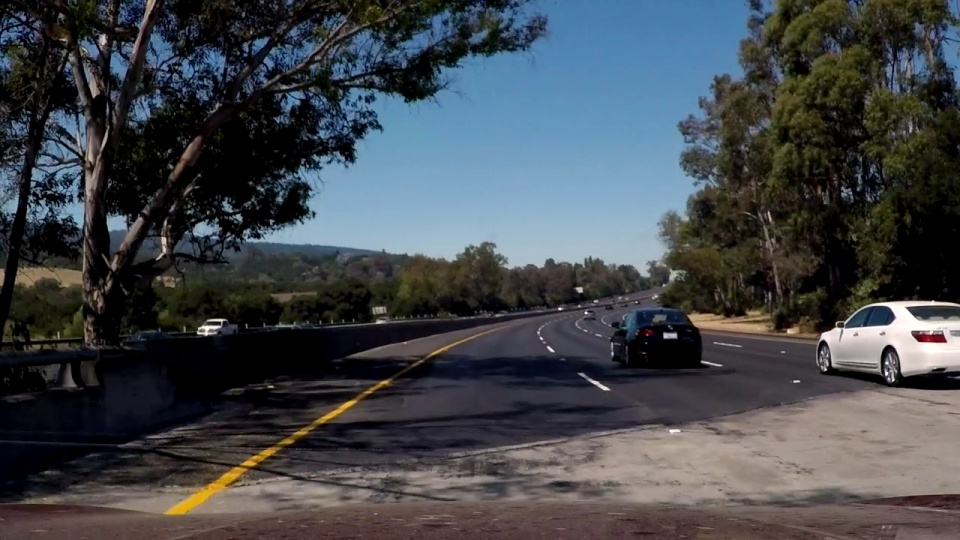
#> input picture Self-Driving/slope_test.jpg, 960 x 540 px, given in place of the camera
$ python main2.py
#> lines starting #> are read from the running program, lines starting #| are printed output that depends on the picture; after the words box and inside, x2 and y2 are one past the last pixel; in counts of white or black regions, pixels touching at a corner belong together
### Self-Driving/back/cam.py
# -*- coding: utf-8 -*- # 한글 주석쓰려면 이거 해야함
import cv2  # opencv 사용
import numpy as np
import pickle
import struct


class MyCam(object):
    """docstring for MyCam"""
    def __init__(self, width, height):
        super(MyCam, self).__init__()
        self.cap = cv2.VideoCapture(-1)
        self.result = None
        self.degree = []
        self.height = height
        self.width = width
        self.average = 0
        self.cap.set(3, self.width)
        self.cap.set(4, self.height)

    def run(self):
        image = self.cap.read()[1]
#> image is the input picture: shape (540, 960, 3); mean B, G, R 75.3, 70.7, 66.5
        gray_img = grayscale(image)  # 흑백이미지로 변환
        blur_img = gaussian_blur(gray_img, 3)  # Blur 효과
        canny_img = canny(blur_img, 40, 120)  # Canny edge 알고리즘
        vertices = np.array([[(20, self.height / 5 * 4),
                            (self.width / 3 + 20, self.height / 5),
                            (self.width / 3 * 2 - 20, self.height / 5),
                            (self.width - 20, self.height / 5 * 4)]],
                            dtype=np.int32)
        ROI_img = region_of_interest(canny_img, vertices)  # ROI 설정
        line_arr = hough_lines(ROI_img, 1, 1 * np.pi/180, 30, 10, 20)
        # 허프 변환
        temp = np.zeros((self.height, self.width, 3),
                         dtype=np.uint8)
        degree = tilting_restruction(line_arr, temp, 130, 50)
        if(degree is not None and degree != 0):
            self.degree.append(90 + degree)
        degreeSum = 0
        if(len(self.degree) >= 10):
             for i in self.degree:
                 if(i is not None):
                     degreeSum += i
                     self.average = degreeSum / len(self.degree)
                     self.degree.pop(0)
        else:
             for i in self.degree:
                 if(i is not None):
                     degreeSum += i
                     self.average = degreeSum / len(self.degree)

        print(self.average)
        self.result = weighted_img(temp, image)

    def __del__(self):
        self.cap.release()

    def isOpened(self):
        return self.cap.isOpened()

    def waitkey(self, num):
        return cv2.waitKey(num)


def grayscale(img):  # 흑백이미지로 변환
    return cv2.cvtColor(img, cv2.COLOR_RGB2GRAY)
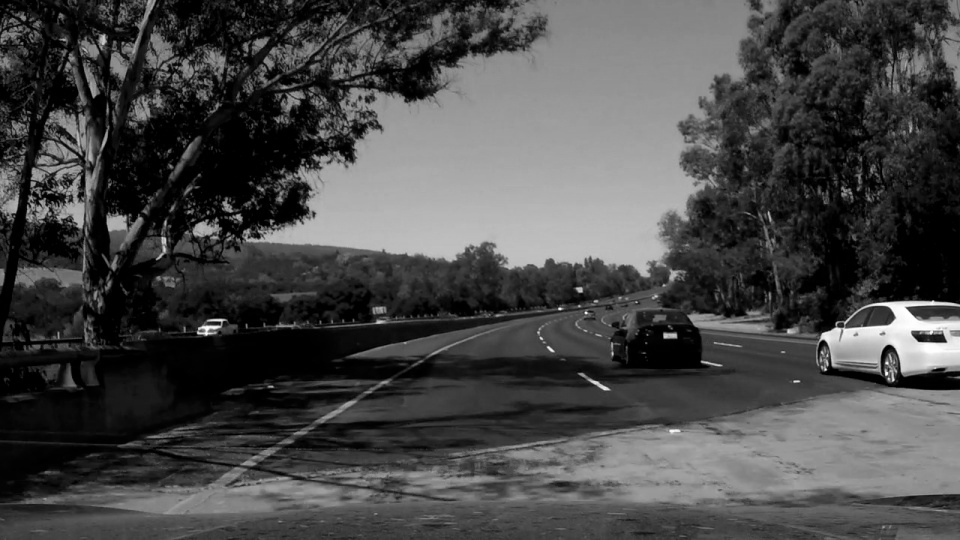
#> returned value: shape (540, 960); min 0, max 254, mean 71.6


def canny(img, low_threshold, high_threshold):  # Canny 알고리즘
#> called with low_threshold = 40, high_threshold = 120
    return cv2.Canny(img, low_threshold, high_threshold)
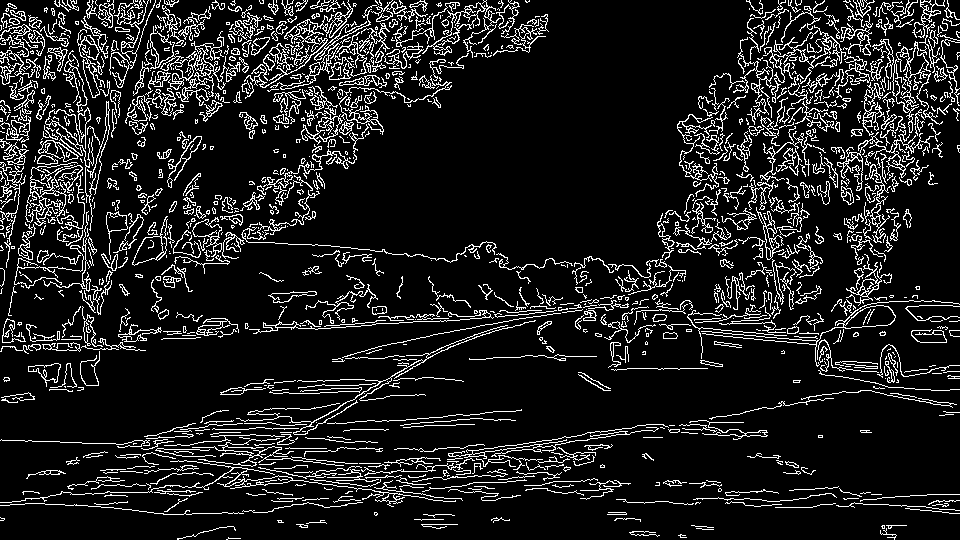
#> returned value: shape (540, 960); 11.7% white in thin lines or dots


def gaussian_blur(img, kernel_size):  # 가우시안 필터
    return cv2.GaussianBlur(img, (kernel_size, kernel_size), 0)


def region_of_interest(img, vertices, color3=(255, 255, 255), color1=255):
    # ROI 셋팅
#> called with vertices = array of shape (1, 4, 2), color3 = (255, 255, 255), color1 = 255
    mask = np.zeros_like(img)  # mask = img와 같은 크기의 빈 이미지

    if len(img.shape) > 2:  # Color 이미지(3채널)라면 :
        color = color3
    else:  # 흑백 이미지(1채널)라면 :
        color = color1

    # vertices에 정한 점들로 이뤄진 다각형부분(ROI 설정부분)을 color로 채움
    cv2.fillPoly(mask, vertices, color)
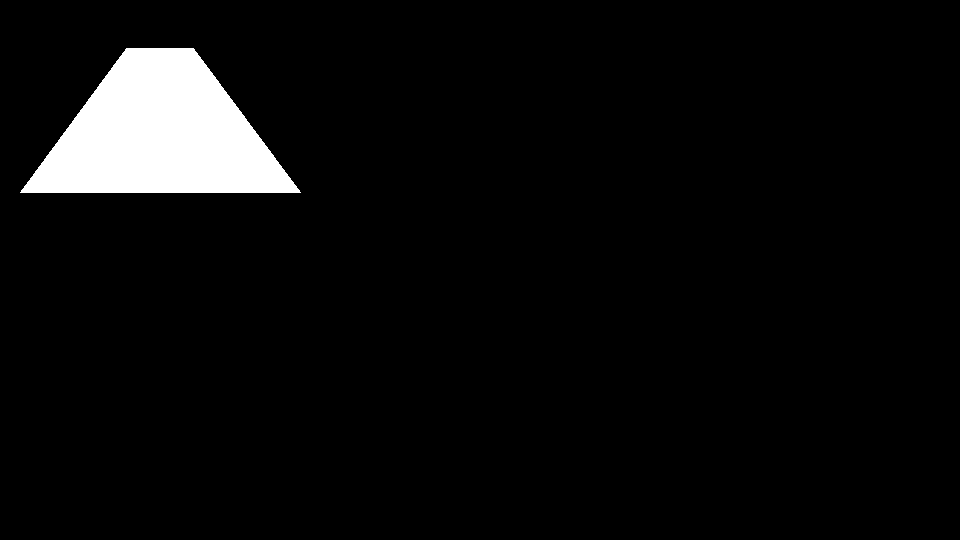
#> mask: shape (540, 960); 4.9% white; 1 white region, box (x1, y1, x2, y2) and area: (20, 48, 301, 193) 25303

    # 이미지와 color로 채워진 ROI를 합침
    ROI_image = cv2.bitwise_and(img, mask)
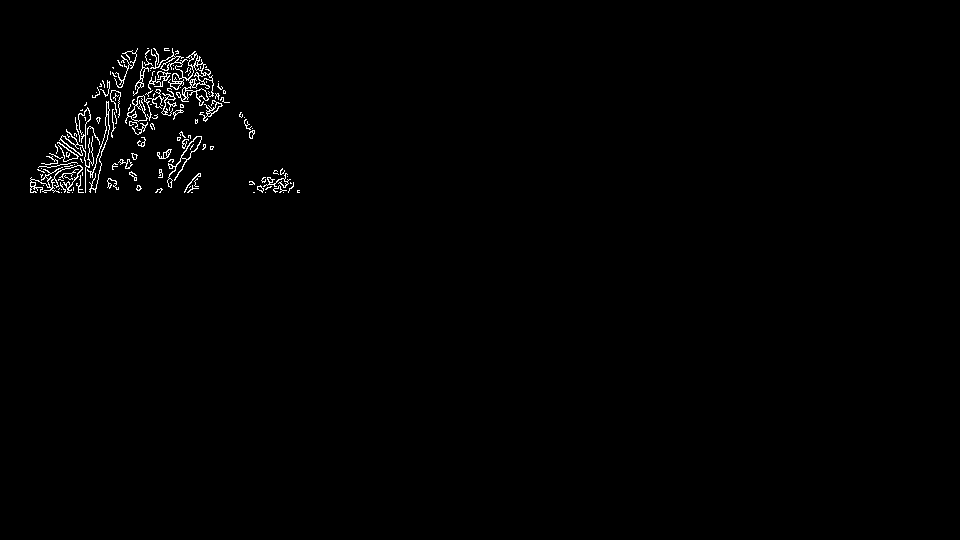
#> ROI_image: shape (540, 960); 0.84% white in thin lines or dots, all inside (x1, y1, x2, y2) = (30, 48, 300, 193)
    return ROI_image


# [4 lines left out: function draw_lines, not called in this run]


def draw_fit_line(img, lines, color=[0, 0, 255], thickness=10):
    # 대표선 그리기
    cv2.line(img, (int(lines[0]), int(lines[1])), (int(lines[2]),
             int(lines[3])), color, thickness)


def hough_lines(img, rho, theta, threshold, min_line_len, max_line_gap):
    # 허프 변환
#> called with rho = 1, theta = 0.0175, threshold = 30, min_line_len = 10, max_line_gap = 20
    lines = cv2.HoughLinesP(img, rho, theta, threshold, np.array([]),
                            minLineLength=min_line_len,
                            maxLineGap=max_line_gap)
#> lines = 86 rows, first 6: [129, 121, 196, 54], [130, 125, 205, 64], [30, 191, 172, 49], [31, 192, 202, 63], [58, 186, 189, 55], [64, 192, 178, 51]
#> in run, `line_arr = hough_lines(ROI_img, 1, 1 * np.pi/180, 30, 10, 20)`: line_arr has the same summary as lines in hough_lines
    #  line_img = np.zeros((img.shape[0], img.shape[1], 3), dtype=np.uint8)
    #  draw_lines(line_img, lines)
    return lines


def weighted_img(img, initial_img, α=1, β=1., λ=0.):  # 두 이미지 operlap 하기
    return cv2.addWeighted(initial_img, α, img, β, λ)


def get_fitline(img, f_lines):  # 대표선 구하기
    lines = np.squeeze(f_lines)
    if len(lines.shape) > 1:
        lines = lines.reshape(lines.shape[0]*2, 2)
        height, width = img.shape[:2]
        output = cv2.fitLine(lines, cv2.DIST_L2, 0, 0.01, 0.01)
        vx, vy, x, y = output[0], output[1], output[2], output[3]
        if not np.isnan(vx):
            x1 = int(((height-1)-y)/vy*vx + x)
            y1 = height-1
            x2 = int(((height/2+50)-y)/vy*vx + x)
            y2 = int(height/2+50)
            result = [x1, y1, x2, y2]
            return result


def get_interpoint(x1, x2, x3, x4):
    if(x1 is None or x2 is None or x3 is None or x4 is None):
        return None
    # 두 점을 지나는 직선 끼리의 교점을 찾는 함수.
    # 평행 여부 확인
    parallel1 = (x1[0] == x2[0])
    parallel2 = (x3[0] == x4[0])
    # result init
    result = [-1, -1]

    # 직선 1이 y축에 평행한 경우
    if(parallel1):
        sameValue1 = x1[0]
    else:
        increase1 = (x2[1] - x1[1])/(x2[0] - x1[0])  # 직선 1의 기울기
        constant1 = x1[1] - increase1 * x1[0]  # 직선 1의 y절편

    # 직선 2가 y축에 평행한 경우
    if(parallel2):
        sameValue2 = x3[0]
    else:
        increase2 = (x4[1] - x3[1])/(x4[0] - x3[0])  # 직선 2의 기울기
        constant2 = x3[1] - increase2 * x3[0]  # 직선 2의 y절편

    # 두 직선이 평행한 경우 교점 없음. return None
    if(parallel1 and parallel2):
        return None

    # 직선 1이 y축에 평행한 경우 직선 1의 직선 위에 교점의 x값이 존재.
    # 직선 2의 y = ax + b 함수에 x값을 넣어 y값을 구함.
    if(parallel1):
        result = [sameValue1, increase2 * sameValue1 + constant2]
    # 직선 2가 y축에 평행한 경우 직선 2의 직선 위에 교점의 x값이 존재.
    # 직선 1의 y = ax + b 함수에 x값을 넣어 y값을 구함.
    elif(parallel2):
        result = [sameValue2, increase1 * sameValue2 + constant1]
    # y축에 평행한 직선이 없는 경우
    # x = -(b1 - b2)/(a1 - a2) 를 이용하여 x를 구하고 직선 1에 x값을 대입하여 y를 구함.
    else:
        result[0] = -(constant1 - constant2)/(increase1 - increase2)
        result[1] = increase1 * result[0] + constant1
    return result


def tilting_restruction(line_arr, img, horizontal_slope, vertical_slope):
#> called with line_arr = array of shape (86, 1, 4), horizontal_slope = 130, vertical_slope = 50
    if line_arr is not None:
        line_arrsq = np.squeeze(line_arr)  # 기울기 구하기
#> line_arrsq has the same summary as lines in hough_lines
        if(len(line_arrsq.shape) > 1):
            slope_degree = (np.arctan2(line_arrsq[:, 1] - line_arrsq[:, 3],
                                       line_arrsq[:, 0] - line_arrsq[:, 2])
                            * 180) / np.pi
#> slope_degree = 86 values, max 180 at index 59, min -177.1 at index 83, mean 63.31
            # 수평 기울기 제한
            line_arrsq = line_arrsq[np.abs(slope_degree) <
                                    horizontal_slope]
#> line_arrsq = 20 rows, first 6: [64, 192, 178, 51], [85, 192, 85, 104], [160, 188, 225, 92], [100, 170, 110, 71], [51, 189, 165, 48], [90, 192, 132, 53]
            slope_degree = slope_degree[np.abs(slope_degree) <
                                        horizontal_slope]
#> slope_degree = 20 values, max 129 at index 19, min -114.9 at index 15, mean 83.95
            # 수직 기울기 제한
            line_arrsq = line_arrsq[np.abs(slope_degree) >
                                    vertical_slope]
            slope_degree = slope_degree[np.abs(slope_degree) >
                                        vertical_slope]
            # 필터링된 직선 버리기
            L_lines = line_arrsq[(slope_degree > 0), :]
#> L_lines = 17 rows, first 6: [64, 192, 178, 51], [85, 192, 85, 104], [160, 188, 225, 92], [100, 170, 110, 71], [51, 189, 165, 48], [90, 192, 132, 53]
            R_lines = line_arrsq[(slope_degree < 0), :]
#> R_lines = [[175, 54, 185, 162], [160, 62, 165, 114], [145, 53, 191, 152]]
            L_lines = L_lines[:, None]
            R_lines = R_lines[:, None]
            # 왼쪽, 오른쪽 각각 대표선 구하기
            left_fit_line = get_fitline(img, L_lines)
#> in get_fitline, `lines = np.squeeze(f_lines)`: lines has the same summary as L_lines in tilting_restruction
#> in get_fitline, `lines = lines.reshape(lines.shape[0]*2, 2)`: lines = 34 pairs, first value 30 to 225, second value 48 to 192
#> in get_fitline, `output = cv2.fitLine(lines, cv2.DIST_L2, 0, 0.01, 0.01)`: output = [0.647, -0.762, 126.2, 124]
#> in get_fitline, `vx, vy, x, y = output[0], output[1], output[2], output[3]`: vx = [0.647]; vy = [-0.762]; x = [126.2]; y = [124]
#> in get_fitline, `x1 = int(((height-1)-y)/vy*vx + x)`: x1 = 28
#> in get_fitline, `x2 = int(((height/2+50)-y)/vy*vx + x)`: x2 = 87
#> in get_fitline, `result = [x1, y1, x2, y2]`: result = [28, 239, 87, 170]
#> left_fit_line = [28, 239, 87, 170]
#> img: shape (240, 320, 3); every value is 0
            right_fit_line = get_fitline(img, R_lines)
#> right_fit_line = [208, 239, 189, 170]
            # 대표선 그리기
            point1, point2, point3, point4 = None, None, None, None
            if(left_fit_line is not None):
                draw_fit_line(img, left_fit_line)
                point1 = (left_fit_line[0], left_fit_line[1])
#> point1 = (28, 239)
                point2 = (left_fit_line[2], left_fit_line[3])
#> point2 = (87, 170)
            if(right_fit_line is not None):
                draw_fit_line(img, right_fit_line)
                point3 = (right_fit_line[0], right_fit_line[1])
#> point3 = (208, 239)
                point4 = (right_fit_line[2], right_fit_line[3])
#> point4 = (189, 170)
            # [9 lines of commented-out code are left out]

            if(point1 is not None and
               point2 is not None and
               point3 is not None and
               point4 is not None):
                interPoint = get_interpoint(point1, point2, point3, point4)
#> in get_interpoint, `parallel1 = (x1[0] == x2[0])`: parallel1 = False
#> in get_interpoint, `increase1 = (x2[1] - x1[1])/(x2[0] - x1[0])`: increase1 = -1.17
#> in get_interpoint, `constant1 = x1[1] - increase1 * x1[0]`: constant1 = 271.7
#> in get_interpoint, `increase2 = (x4[1] - x3[1])/(x4[0] - x3[0])`: increase2 = 3.63
#> in get_interpoint, `constant2 = x3[1] - increase2 * x3[0]`: constant2 = -516.4
#> interPoint = [164.2, 79.77]
                if(interPoint is not None):
                    interLines = [320/2, 240, interPoint[0], 0]
#> interLines = [160, 240, 164.2, 0]
                    draw_fit_line(img, interLines, color=[0, 255, 0], thickness=6)
#> call 3 of draw_fit_line, with thickness = 6
#> in draw_fit_line (call 3), `cv2.line(img, (int(lines[0]), int(lines[1])), (int(lines[2]), int(line..`:
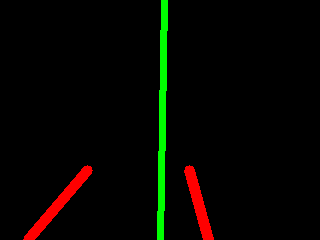
#> img: shape (240, 320, 3); mean of channels 0, 1, 2 0, 5.6, 6; drawn as B, G, R
                    dx = interLines[0] - interLines[2]
#> dx = -4.15
                    dy = interLines[1] - interLines[3]
#> dy = 240
                    inter_degree = - np.arctan2(dx, dy) * 180 / np.pi
#> inter_degree = 0.992
                    return int(inter_degree)


# [11 lines left out: function send_image, not called in this run]

### Self-Driving/back/main2.py
import cam
import motor
import ultra
import socket
import time

camera = cam.MyCam(320, 240)

command = ['D', 'N']

IP = '172.31.23.143'
PORT = 5001
start = time.time()

while(camera.isOpened()):
    try:
        if(time.time()-start >= 15):
            command[0] = 'R'
            command[1] = 'R'
        camera.run()
#> in run, `degree = tilting_restruction(line_arr, temp, 130, 50)`: degree = 0
        distance = ultra.get_ultra()
        if(distance < 15):
            command[0] = 'S'
            print(distance, "cm")
            motor.Stop()
        else:
            if(command[1] == 'N'):
                command[0] = 'D'
        if(command[0] == 'D'):
            motor.Forward(45)
            if(camera.average > 91):
                motor.ForwardRight(80, 45)
            if(camera.average < 89):
                motor.ForwardLeft(80, 45)
        if(command[0] == 'R'):
            if(command[1] == 'R'):
                for i in range(9):
                    motor.ForwardRight(80,60)
                    time.sleep(0.7)
                    motor.ReverseLeft(80,60)
                    time.sleep(0.5)
                motor.Stop()
                command[0] = 'D'
                command[1] = 'N'
            if(command[1] == 'L'):
                for i in range(9):
                    motor.ForwardLeft(80,60)
                    time.sleep(0.7)
                    motor.ReverseRight(80,60)
                    time.sleep(0.5)
                motor.Stop()
                command[0] = 'D'
                command[1] = 'N'
        if(camera.waitkey(1) & 0xFF == 27):
            break
    except Exception as e:
        print(e)
